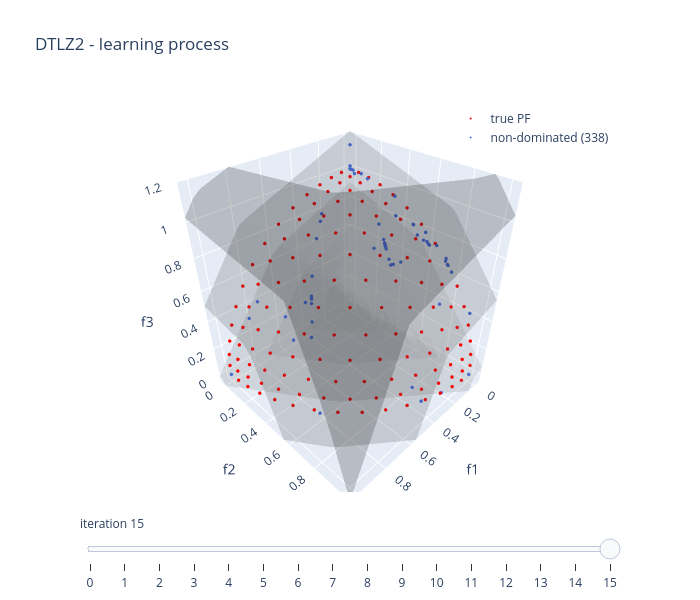

The code cell stored with this chart in its notebook:
### Code cell
choquet_model.visualise("learning", plot_scalarisation = True, show = False)

### Figure 1 — Plotly figure (JSON) as saved in the notebook; plotly's stock layout.template omitted (floating-point values rounded to 4 significant figures; data arrays with more than 128 entries replaced by an {"elided": "..."} marker saying what was removed)
{"data": [{"marker": {"color": "red", "size": 2}, "mode": "markers", "name": "true PF", "type": "scatter3d", "x": {"elided": "136 float values"}, "y": {"elided": "136 float values"}, "z": {"elided": "136 float values"}}, {"marker": {"color": "royalblue", "size": 2}, "mode": "markers", "name": "non-dominated (338)", "type": "scatter3d", "x": {"elided": "338 float values"}, "y": {"elided": "338 float values"}, "z": {"elided": "338 float values"}}, {"caps": {"x": {"show": false}, "y": {"show": false}, "z": {"show": false}}, "colorscale": [[0, "rgb(255,255,255)"], [0.125, "rgb(240,240,240)"], [0.25, "rgb(217,217,217)"], [0.375, "rgb(189,189,189)"], [0.5, "rgb(150,150,150)"], [0.625, "rgb(115,115,115)"], [0.75, "rgb(82,82,82)"], [0.875, "rgb(37,37,37)"], [1, "rgb(0,0,0)"]], "isomax": 1.466, "isomin": 0.2297, "opacity": 0.2, "showlegend": false, "showscale": false, "surface": {"count": 5}, "type": "isosurface", "value": {"elided": "8000 float values"}, "x": {"elided": "8000 float values"}, "y": {"elided": "8000 float values"}, "z": {"elided": "8000 float values"}}], "layout": {"height": 600, "legend": {"bgcolor": "rgba(255,255,255,0.7)", "x": 0.99, "xanchor": "right", "y": 0.99, "yanchor": "top"}, "scene": {"xaxis": {"range": [-0.05, 1.05], "title": {"text": "f1"}}, "yaxis": {"range": [-0.05, 1.05], "title": {"text": "f2"}}, "zaxis": {"range": [-0.05719, 1.201], "title": {"text": "f3"}}}, "showlegend": true, "sliders": [{"active": 15, "currentvalue": {"prefix": "iteration "}, "steps": [{"args": [["0"], {"frame": {"redraw": true}, "mode": "immediate"}], "label": "0", "method": "animate"}, {"args": [["1"], {"frame": {"redraw": true}, "mode": "immediate"}], "label": "1", "method": "animate"}, {"args": [["2"], {"frame": {"redraw": true}, "mode": "immediate"}], "label": "2", "method": "animate"}, {"args": [["3"], {"frame": {"redraw": true}, "mode": "immediate"}], "label": "3", "method": "animate"}, {"args": [["4"], {"frame": {"redraw": true}, "mode": "immediate"}], "label": "4", "method": "animate"}, {"args": [["5"], {"frame": {"redraw": true}, "mode": "immediate"}], "label": "5", "method": "animate"}, {"args": [["6"], {"frame": {"redraw": true}, "mode": "immediate"}], "label": "6", "method": "animate"}, {"args": [["7"], {"frame": {"redraw": true}, "mode": "immediate"}], "label": "7", "method": "animate"}, {"args": [["8"], {"frame": {"redraw": true}, "mode": "immediate"}], "label": "8", "method": "animate"}, {"args": [["9"], {"frame": {"redraw": true}, "mode": "immediate"}], "label": "9", "method": "animate"}, {"args": [["10"], {"frame": {"redraw": true}, "mode": "immediate"}], "label": "10", "method": "animate"}, {"args": [["11"], {"frame": {"redraw": true}, "mode": "immediate"}], "label": "11", "method": "animate"}, {"args": [["12"], {"frame": {"redraw": true}, "mode": "immediate"}], "label": "12", "method": "animate"}, {"args": [["13"], {"frame": {"redraw": true}, "mode": "immediate"}], "label": "13", "method": "animate"}, {"args": [["14"], {"frame": {"redraw": true}, "mode": "immediate"}], "label": "14", "method": "animate"}, {"args": [["15"], {"frame": {"redraw": true}, "mode": "immediate"}], "label": "15", "method": "animate"}]}], "title": {"text": "DTLZ2 - learning process"}, "width": 700}}
